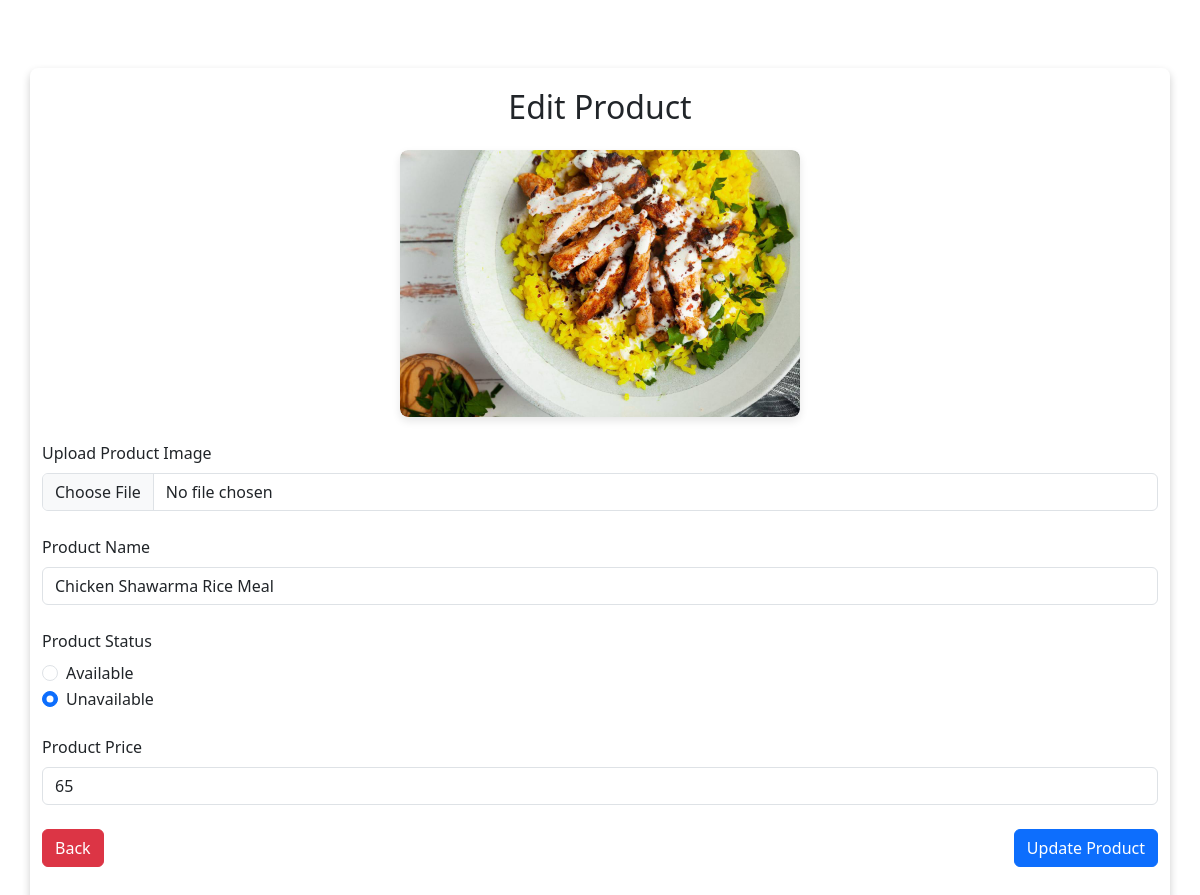
/Admin/edit.php?id=2 (signed in), run on an earlier commit of the app's database.
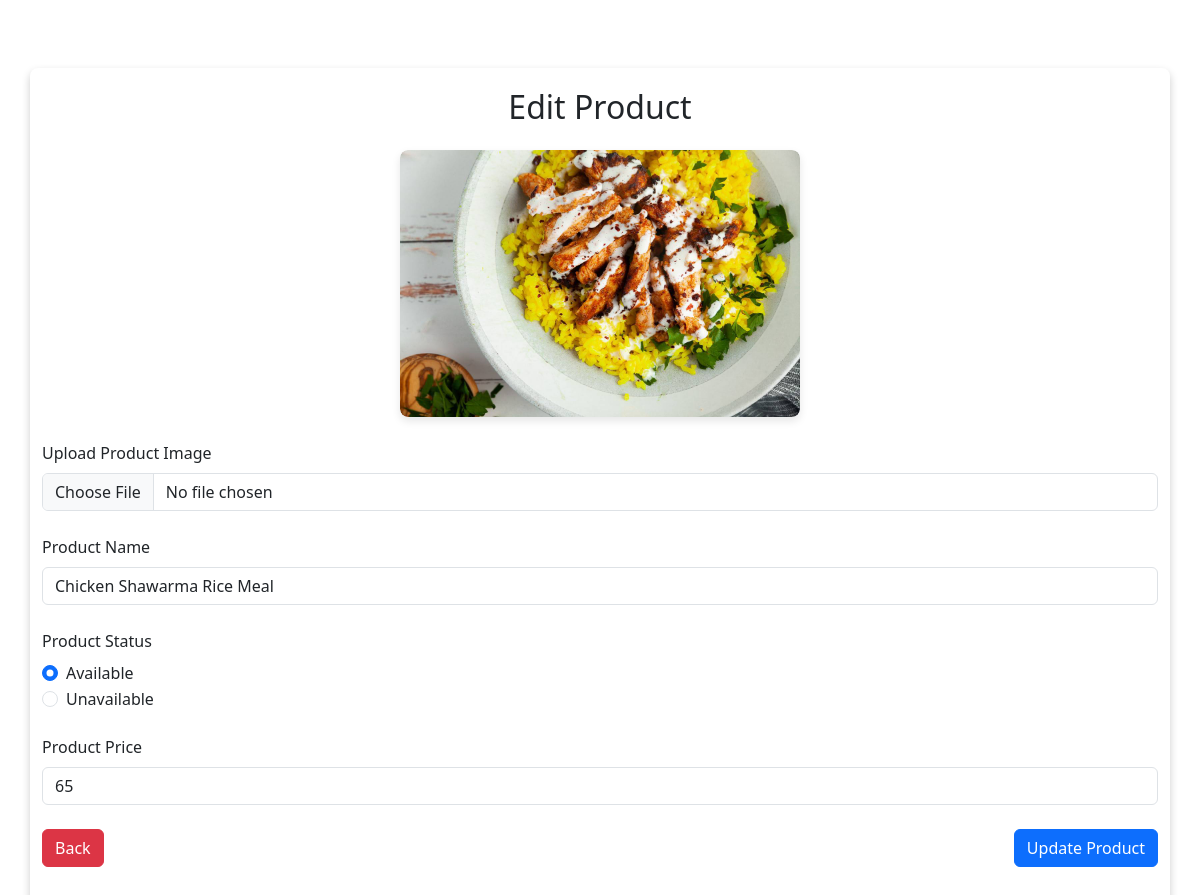
And on a later commit of the database.
### tables this page shows
CREATE TABLE `products` (
  `product_id` int(11) NOT NULL,
  `product_name` varchar(100) NOT NULL,
  `product_price` varchar(50) NOT NULL,
  `product_status` varchar(50) NOT NULL,
  `product_image` varchar(300) NOT NULL
);

### Admin/edit.php (the view, shortened to what this page needs)
<?php
include "adminsession.php";
$url_id = $_GET['id'];
$fetch_product_details = $pdo->prepare("SELECT * FROM products WHERE product_id = :product_id");
$fetch_product_details->execute([":product_id" => $url_id]);
$product_details = $fetch_product_details->fetch();
?>
<!DOCTYPE html>
<html lang="en">
<head>
    <link href="https://cdn.jsdelivr.net/npm/bootstrap@5.3.3/dist/css/bootstrap.min.css" rel="stylesheet">
</head>
<body>
    <div class="container mt-5">
        <h2 class="text-center mb-4">Edit Product</h2>
        <form action="" method="post" enctype="multipart/form-data">
            <div class="image-container mb-4">
                <img id="productImagePreview" src="../img/<?php echo $product_details['product_image']?>" alt="<?= htmlspecialchars($product_details['product_image']) ?>" class="img-fluid product-image">
            </div>
            <div class="mb-4">
                <label for="productImage" class="form-label">Upload Product Image</label>
                <input type="file" class="form-control" id="productImage" name="product_image" onchange="previewImage()">
            </div>
            <div class="mb-4">
                <label for="productName" class="form-label">Product Name</label>
                <input type="text" class="form-control" id="productName" name="product_name" value="<?= htmlspecialchars($product_details['product_name']) ?>" required>
            </div>
            <div class="mb-4">
                <label class="form-label">Product Status</label>
                <div class="form-check">
                    <input class="form-check-input" type="radio" name="product_status" id="available" value="Available" <?= ($product_details['product_status'] == "Available") ? "checked" : "" ?>>
                    <label class="form-check-label" for="available">Available</label>
                </div>
                <div class="form-check">
                    <input class="form-check-input" type="radio" name="product_status" id="unavailable" value="Unavailable" <?= ($product_details['product_status'] == "Unavailable") ? "checked" : "" ?>>
                    <label class="form-check-label" for="unavailable">Unavailable</label>
                </div>
            </div>
            <div class="mb-4">
                <label for="productPrice" class="form-label">Product Price</label>
                <input type="number" class="form-control" id="productPrice" name="product_price" value="<?= htmlspecialchars($product_details['product_price']) ?>" required>
            </div>
            <div class="row justify-content-between">
                <div class="col-auto">
                    <a href="index.php" class="btn btn-danger">Back</a>
                </div>
                <div class="col-auto">
                    <button type="submit" class="btn btn-primary" name="update">Update Product</button>
                </div>
            </div>
        </form>
    </div>
</body>
</html>

What changed in the data, as far as the page shows it:
changed products "Chicken Shawarma Rice Meal": product_status "☐ Available" → "☑ Available"; product_status "☑ Unavailable" → "☐ Unavailable"
